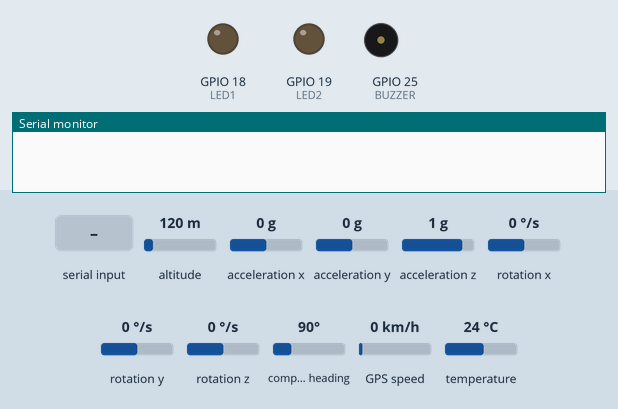
Recording of a sketch running on a simulated ESP32. Parts: output pins drawn as LEDs (lit = HIGH), buzzer (waves = sounding, pin HIGH), the last lines printed to the serial monitor. Inputs (shaded band) come from the test bench; at power-on: altitude 120 m, acceleration x 0 g, acceleration y 0 g, acceleration z 1 g, rotation x 0 °/s, rotation y 0 °/s, rotation z 0 °/s, compass heading 90°, GPS speed 0 km/h, temperature 24 °C. The GPS gets a fix after 3 s at 37.7749, -122.4194 with 8 satellites; the modem accepts every AT command (registered, SIM ready, sends succeed) and sends nothing else.

Above: at 0.1 s.
At 7.2 s:
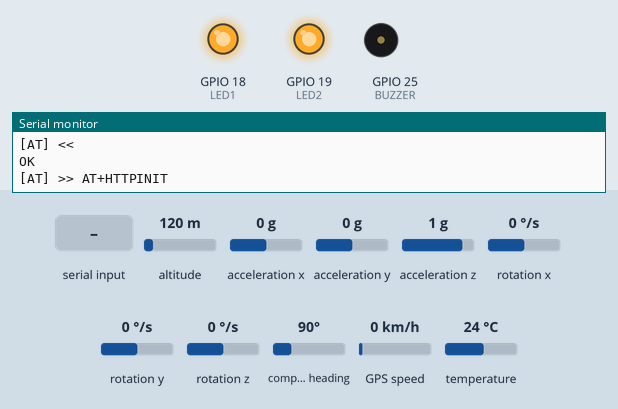
7.3 s: "DOWNLOAD" received over the second serial link
10.3 s: "+HTTPACTION: 1,200" received over the second serial link
12.6 s: "1" received over the second serial link
Timing chart, 0 to 15.6 s (numbered marks = the images above; inputs shaded):
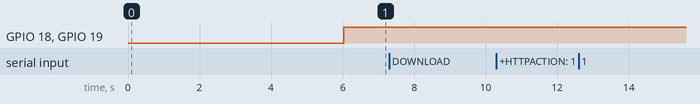

The sketch:

esp32_smart_moto_v5.ino
```cpp
/*
 * ============================================================
 *  SMART MOTO - ESP32 Full Firmware FINAL
 *  Tích hợp: v4 (ổn định) + vận tốc smooth 5Hz + SMS/gọi
 * ============================================================
 *  PIN MAP:
 *    NEO-6M  TX → GPIO4   (ESP32 RX1)
 *    NEO-6M  RX → GPIO2   (ESP32 TX1)
 *    A7682S  TX → GPIO16  (ESP32 RX2)
 *    A7682S  RX → GPIO17  (ESP32 TX2)
 *    MPU6050 SDA → GPIO21
 *    MPU6050 SCL → GPIO22
 *    BUZZER  → GPIO25
 *    LED1    → GPIO18
 *    LED2    → GPIO19
 * ============================================================
 */

#include <TinyGPS++.h>
#include <Wire.h>
#include <Adafruit_MPU6050.h>
#include <Adafruit_Sensor.h>

HardwareSerial gpsSerial(1);   // UART1 → GPS  (RX=4, TX=2)
TinyGPSPlus      gps;
Adafruit_MPU6050 mpu;


const String LOCALTUNNEL_HOST = "smartmoto-minhdanqwertz-2026.loca.lt";
const String API_PATH         = "/api/update_location";
const String PHONE_NUMBER     = "+84983231501";
int          user_id          = 7;
// ────────────────────────────────────────────────────────────

#define BUZZER  25
#define LED1    18
#define LED2    19

// ─── THÔNG SỐ MPU & CẢNH BÁO ──────────────────────────────
const float THEFT_THRESHOLD = 8.0f;   // ngưỡng rung trộm
const float FALL_THRESHOLD  = 8.0f;   // ngưỡng phát hiện ngã
const long  ALARM_COOLDOWN  = 30000;  // 30 giây cooldown SMS/gọi

// ─── THÔNG SỐ GPS & VẬN TỐC ────────────────────────────────
const long  HTTP_INTERVAL   = 3000;   // gửi lên server mỗi 5 giây
const float SPEED_ZERO      = 1.0f;   // dưới 1.5 km/h → ép về 0 (giống file vantoc)
const float ALPHA           = 0.15f;   // hệ số Low-pass filter (0.1~1.0, càng nhỏ càng mượt)

// ─── BIẾN TRẠNG THÁI ───────────────────────────────────────
unsigned long lastHttpTime  = 0;
unsigned long lastAlarmTime = 0;
unsigned long prevLEDMillis = 0;
int           ledStep       = 0;
bool          is_theft      = false;
float         smoothSpeed   = 0.0f;   // vận tốc sau lọc Low-pass

// ══════════════════════════════════════════════════════════
//  AT COMMAND
// ══════════════════════════════════════════════════════════

String sendAT(String cmd, int timeout) {
    Serial2.println(cmd);
    Serial.println("[AT] >> " + cmd);
    String resp = "";
    unsigned long t = millis();
    while (millis() - t < (unsigned long)timeout) {
        while (Serial2.available()) resp += (char)Serial2.read();
    }
    if (resp.length()) Serial.println("[AT] << " + resp);
    return resp;
}

// ══════════════════════════════════════════════════════════
//  GỬI SMS
// ══════════════════════════════════════════════════════════

void sendSMS(String phone, String message) {
    Serial.println("[SMS] Dang gui SMS...");
    Serial2.println("AT+CMGF=1");
    delay(200);
    Serial2.print("AT+CMGS=\"" + phone + "\"\r");
    delay(200);
    Serial2.print(message);
    delay(200);
    Serial2.write(26); // Ctrl+Z
    delay(3000);
    Serial.println("[SMS] Da gui xong!");
}

// ══════════════════════════════════════════════════════════
//  GỌI ĐIỆN NHÁY MÁY
// ══════════════════════════════════════════════════════════

void makeCall(String phone) {
    Serial.println("[CALL] Dang goi...");
    Serial2.println("AT+CVOLTE=1");
    delay(100);
    Serial2.print("ATD" + phone + ";\r\n");
    Serial.println("[CALL] Dang do chuong 10 giay...");
    delay(10000);
    Serial2.println("ATH");
    Serial.println("[CALL] Da cup may!");
}

// ══════════════════════════════════════════════════════════
//  TĂNG TẦN SỐ GPS LÊN 5Hz (lệnh UBX từ file vantoc)
//  Giúp vận tốc cập nhật nhanh và mượt hơn nhiều
// ══════════════════════════════════════════════════════════

void setGPS5Hz() {
    byte updateRate5Hz[] = {
        0xB5, 0x62, 0x06, 0x08, 0x06, 0x00,
        0x20, 0x4E, 0x01, 0x00, 0x01, 0x00,
        0x7A, 0x12
    };
    gpsSerial.write(updateRate5Hz, sizeof(updateRate5Hz));
    Serial.println("[GPS] Da cau hinh 5Hz cho NEO-6M");
}

// ══════════════════════════════════════════════════════════
//  TÍNH VẬN TỐC SMOOTH (Low-pass filter từ file vantoc)
// ══════════════════════════════════════════════════════════

float calcSmoothedSpeed(float rawSpeed) {
    if (rawSpeed < SPEED_ZERO) {
        // Đứng yên hoặc rung nhiễu → ép về 0
        smoothSpeed = 0.0f;
    } else {
        // Low-pass filter: trung bình có trọng số giữa giá trị mới và cũ
        // alpha=0.2 → mượt mà, phản hồi tốt, không bị trễ quá nhiều
        smoothSpeed = (ALPHA * rawSpeed) + ((1.0f - ALPHA) * smoothSpeed);
    }
    return smoothSpeed;
}

// ══════════════════════════════════════════════════════════
//  GỬI HTTP POST LÊN FLASK
// ══════════════════════════════════════════════════════════

bool httpPost(float lat, float lng, float speed, bool fallen, bool theft) {
    String body = "{\"user_id\":"     + String(user_id)
                + ",\"lat\":"         + String(lat, 6)
                + ",\"lng\":"         + String(lng, 6)
                + ",\"speed\":"       + String(speed, 1)
                + ",\"is_fallen\":"   + (fallen ? "true" : "false")
                + ",\"theft_alert\":" + (theft  ? "true" : "false")
                + "}";

    Serial.println("[HTTP] POST -> " + body);

    sendAT("AT+HTTPTERM", 800);
    delay(300);

    String r = sendAT("AT+HTTPINIT", 2000);
    if (r.indexOf("OK") < 0) {
        Serial.println("[HTTP] HTTPINIT fail!");
        return false;
    }

    String url = "http://" + LOCALTUNNEL_HOST + API_PATH;
    sendAT("AT+HTTPPARA=\"URL\",\"" + url + "\"", 1000);
    sendAT("AT+HTTPPARA=\"CONTENT\",\"application/json\"", 1000);
    sendAT("AT+HTTPPARA=\"USERDATA\",\"bypass-tunnel-reminder: true\\r\\n\"", 1000);

    String dataCmd = "AT+HTTPDATA=" + String(body.length()) + ",5000";
    String dr = sendAT(dataCmd, 2000);
    if (dr.indexOf("DOWNLOAD") < 0) {
        Serial.println("[HTTP] DOWNLOAD mode fail!");
        sendAT("AT+HTTPTERM", 800);
        return false;
    }

    Serial2.print(body);
    delay(1500);

    String result = sendAT("AT+HTTPACTION=1", 8000);
    bool ok = result.indexOf("+HTTPACTION: 1,200") >= 0;

    if (ok) {
        sendAT("AT+HTTPREAD", 2000);
        Serial.println("[HTTP] THANH CONG!");
    } else {
        Serial.println("[HTTP] That bai! Code: " + result);
    }

    sendAT("AT+HTTPTERM", 800);
    return ok;
}

// ══════════════════════════════════════════════════════════
//  SETUP
// ══════════════════════════════════════════════════════════

void setup() {
    pinMode(LED1,   OUTPUT);
    pinMode(LED2,   OUTPUT);
    pinMode(BUZZER, OUTPUT);
    digitalWrite(BUZZER, LOW);
    digitalWrite(LED1,   LOW);
    digitalWrite(LED2,   LOW);

    Serial.begin(115200);
    delay(500);
    Serial.println("\n==============================");
    Serial.println("   SMART MOTO - FINAL");
    Serial.println("==============================");

    // GPS — khởi động rồi cấu hình 5Hz
    gpsSerial.begin(9600, SERIAL_8N1, 4, 2);
    delay(1000);
    setGPS5Hz();   // ← Tăng tần số cập nhật, vận tốc mượt hơn
    Serial.println("[GPS] NEO-6M OK (RX=4, TX=2) - 5Hz mode");

    // MPU6050
    Wire.begin(21, 15);
    if (!mpu.begin()) {
        Serial.println("[MPU] Khong tim thay MPU6050!");
        while (1) delay(10);
    }
    mpu.setAccelerometerRange(MPU6050_RANGE_8_G);
    mpu.setGyroRange(MPU6050_RANGE_500_DEG);
    mpu.setFilterBandwidth(MPU6050_BAND_21_HZ);
    Serial.println("[MPU] MPU6050 OK!");

    // SIM A7682S
    Serial2.begin(115200, SERIAL_8N1, 17, 16);
    delay(1000);
    sendAT("AT", 1000);
    sendAT("AT+CPIN?", 1000);
    sendAT("AT+HTTPTERM", 500);
    sendAT("AT+CSSLCFG=\"sslversion\",1,0", 1000);
    Serial.println("[SIM] A7682S OK!");

    Serial.println("==============================");
    Serial.println("   SAN SANG! Cho GPS fix...");
    Serial.println("==============================\n");
}

// ══════════════════════════════════════════════════════════
//  LOOP
// ══════════════════════════════════════════════════════════

void loop() {
    // ── Đọc GPS liên tục ──
    while (gpsSerial.available() > 0) {
        gps.encode(gpsSerial.read());
    }

    // ── Đọc MPU6050 ──
    sensors_event_t a, g, temp;
    mpu.getEvent(&a, &g, &temp);

    float vibration = abs(a.acceleration.x)
                    + abs(a.acceleration.y)
                    + abs(a.acceleration.z - 9.8);

    bool is_fallen = (abs(a.acceleration.x) > FALL_THRESHOLD ||
                      abs(a.acceleration.y) > FALL_THRESHOLD);

    // ── LOGIC CHỐNG TRỘM ──
    if (vibration > THEFT_THRESHOLD && !is_fallen) {
        is_theft = true;
        Serial.printf("[ALARM] BAO DONG TROM! Do rung: %.2f\n", vibration);

        // Còi bật ngay lập tức, liên tục
        digitalWrite(BUZZER, HIGH);
        digitalWrite(LED1, HIGH);
        digitalWrite(LED2, LOW);

        // SMS + gọi điện cooldown 30 giây
        if (millis() - lastAlarmTime > ALARM_COOLDOWN) {
            lastAlarmTime = millis();
            sendSMS(PHONE_NUMBER, "CANH BAO: Xe cua ban dang bi tac dong manh!");
            makeCall(PHONE_NUMBER);
        }

    } else if (is_fallen) {
        is_theft = false;
        int s = (millis() % 300 < 150) ? HIGH : LOW;
        digitalWrite(BUZZER, s);
        digitalWrite(LED1, s);
        digitalWrite(LED2, s);

        if (millis() - lastAlarmTime > ALARM_COOLDOWN) {
            lastAlarmTime = millis();
            sendSMS(PHONE_NUMBER, "CANH BAO: Xe co the bi nga! Kiem tra ngay.");
            makeCall(PHONE_NUMBER);
        }

    } else {
        // Bình thường: tắt còi ngay
        is_theft = false;
        digitalWrite(BUZZER, LOW);

        if (!gps.location.isValid()) {
            // Chờ GPS: LED chạy tuần tự
            if (millis() - prevLEDMillis >= 150) {
                prevLEDMillis = millis();
                ledStep = (ledStep + 1) % 3;
                digitalWrite(LED1, ledStep == 0 ? HIGH : LOW);
                digitalWrite(LED2, ledStep == 1 ? HIGH : LOW);
            }
        } else {
            // GPS OK: LED sáng đứng
            digitalWrite(LED1, HIGH);
            digitalWrite(LED2, HIGH);
        }
    }

    // ── Gửi HTTP mỗi 5 giây ──
    if (millis() - lastHttpTime >= HTTP_INTERVAL) {
        lastHttpTime = millis();

        if (!gps.location.isValid()) {
            Serial.printf("[GPS] Chua fix | Sats: %d | Chars: %lu\n",
                gps.satellites.value(), gps.charsProcessed());
        } else {
            float lat      = gps.location.lat();
            float lng      = gps.location.lng();
            float rawSpeed = gps.speed.kmph();

            // Áp dụng Low-pass filter (từ file vantoc)
            float speed = calcSmoothedSpeed(rawSpeed);

            Serial.printf("[GPS] Lat: %.6f | Lng: %.6f | Raw: %.1f | Smooth: %.1f km/h | Sats: %d\n",
                lat, lng, rawSpeed, speed, gps.satellites.value());

            httpPost(lat, lng, speed, is_fallen, is_theft);
        }
    }

    delay(200);
}
```
